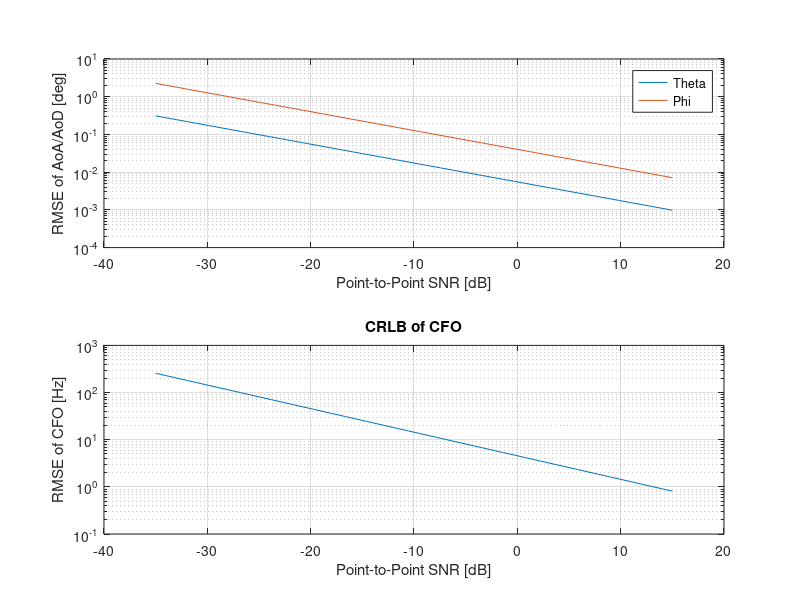

Reproduce this figure in MATLAB.
%-------------------------------------
% Script control parameter
%-------------------------------------
clear;clc;
rng(3); %random seed
% load probe_BF
%-------------------------------------
% System Parameters
%-------------------------------------
path_num = 1; % Num of rays in a cluster
Nr = 8; % Number of antenna in Rx
Nt = 64;
M = 32; % Length of training
MCtimes = 50; % Num of Monte Carlo Sim.
AOAspread2 = 0;
AOAspread = 0;
AODspread2 = 0;
AODspread = 0;
SNR_num = 50;
SNR_range = linspace(-35,15,SNR_num);
Ts = 1/(50e6);
Nb = 512;
CFO_ppm = 1; % CFO in ppm
CFO = 28e9/1e6*CFO_ppm; % With unit Hz
eF = CFO*Ts*2*pi; % 
P = 128;
DFT = dftmtx(P);

% For loop for Monte Carlo Simulations (realization of g, angle spread, and beamformer)
for MCindex = 1:MCtimes
    
    clc
    fprintf('iteration %d:\n',MCindex);
    
    % Receiver beamformer: 1) quasi-omni beam from random steering mtx; 2)
    % directional beam from angle steering vector
    probe_Rx_BF = (randi(2,Nr,M)*2-3) + 1j * (randi(2,Nr,M)*2-3);
    W = probe_Rx_BF./norm(probe_Rx_BF,'fro')*sqrt(M);
    
    probe_Tx_BF = (randi(2,Nt,M)*2-3) + 1j * (randi(2,Nt,M)*2-3);
    F = probe_Tx_BF./norm(probe_Tx_BF,'fro')*sqrt(Nt*M);
    
%     probe_Tx_BF = ones(Nt,M);
%     F = probe_Tx_BF./norm(probe_Tx_BF,'fro')*sqrt(Nt*M);   

    % AoA of rays with disired seperation
    phi = zeros(path_num,1);
    phi0 = 0/180*pi;
    phi = phi0 + randn(path_num,1) * AOAspread;

    % AoD of rays with disired seperation
    theta = zeros(path_num,1);
    theta0 = 0/180*pi;
    theta = theta0 + randn(path_num,1) * AODspread;

%     % Gain
%     g_cmplx = exp(1j*rand(ray_num,1)*2*pi)/sqrt(ray_num);
%     g = g_cmplx;
    % Rotate of ray
    tau = rand * (200e-9);
    tau_samp = mod(tau/Ts*2*pi,2*pi);
    g_ray = (randn+1j*randn)/sqrt(2);

    % Pre-compute some vectors/matrices in FIM
    for pathindex = 1:path_num

        % Spatial response and its derivative over phi
        arx(:,pathindex) = exp(1j * pi * (0:Nr-1)' * sin(phi(pathindex)))/sqrt(Nr);
        Darx(:,pathindex) = 1j * pi * (0:Nr-1)' * cos(phi(pathindex));
        drx(:,pathindex) = Darx(:,pathindex).*arx(:,pathindex);

        % Spatial response and its derivative over theta
        atx(:,pathindex) = exp(1j * pi * (0:Nt-1)' * sin(theta(pathindex)))/sqrt(Nt);
        Datx(:,pathindex) = 1j * pi * (0:Nt-1)' * cos(theta(pathindex));
        dtx(:,pathindex) = Datx(:,pathindex).*atx(:,pathindex);
        
        % Delay response and its derivative over tau
        fvec(:,pathindex) = exp(1j * (0:P-1)' * tau_samp);
        Dfvec(:,pathindex) = 1j * (0:P-1)';
        dfvec(:,pathindex) = Dfvec(:,pathindex).*fvec(:,pathindex);
    end
    
    % About CFO and its derivative
    qvec = exp(1j * (0:P-1)' * eF);
    for mm=1:M
        timeindex = ((mm-1)*Nb+0):((mm-1)*Nb+P-1);
        Dqvec(:,mm) = 1j * (timeindex).';
        dqvec(:,mm) = exp(1j*Nb*(mm-1)*CFO)*qvec.*Dqvec(:,mm);
    end
    
    
    % Evaluation of FIM with multiple rays

    % Pre-compute some equations, vecx, vecalpha, vecbeta
    % vecx is derivative of phi_0 in f(r,eta)
    vaa = zeros(M,1);
    vad = zeros(M,1);
    vda = zeros(M,1);
    
    % Zero initialization of vectors for FIM
    vdcfo = zeros(P*M,1);
    vdtheta = zeros(P*M,1);
    vdphi = zeros(P*M,1);
    vdtau = zeros(P*M,1);
    vdalpha = zeros(P*M,1);
    vdbeta = zeros(P*M,1);
    
    % Precomputation of vectors for FIM
    symb = exp(1j*rand(P,1)*2*pi);
    for ll=1:path_num
        for mm=1:M
            index = (mm-1)*P+1:mm*P;
            vdcfo(index) = g_ray(ll) * (W(:,mm)'*arx(:,ll)) * conj(F(:,mm)'*atx(:,ll))...
                *(diag(dqvec(:,mm))*DFT'*(fvec.*symb)) * exp(1j*Nb*(mm-1)*CFO);
            vdtheta(index) = g_ray(ll) * (W(:,mm)'*arx(:,ll)) * conj(F(:,mm)'*dtx(:,ll))...
                *(diag(qvec)*DFT'*(fvec.*symb)) * exp(1j*Nb*(mm-1)*CFO);
            vdphi(index) = g_ray(ll) * (W(:,mm)'*drx(:,ll)) * conj(F(:,mm)'*atx(:,ll))...
                *(diag(qvec)*DFT'*(fvec.*symb)) * exp(1j*Nb*(mm-1)*CFO);
            vdtau(index) = g_ray(ll) * (W(:,mm)'*arx(:,ll)) * conj(F(:,mm)'*atx(:,ll))...
                *(diag(qvec)*DFT'*(dfvec.*symb)) * exp(1j*Nb*(mm-1)*CFO);
            vdalpha(index) = (W(:,mm)'*arx(:,ll)) * conj(F(:,mm)'*atx(:,ll))...
                *(diag(qvec)*DFT'*(fvec.*symb)) * exp(1j*Nb*(mm-1)*CFO);
            vdbeta(index) = 1j * (W(:,mm)'*arx(:,ll)) * conj(F(:,mm)'*atx(:,ll))...
                *(diag(qvec)*DFT'*(fvec.*symb)) * exp(1j*Nb*(mm-1)*CFO);
        end
    end

    %%%%%%%%%%%%%%%%%%%%%%%%%%%%%%%%%%%%%%%%%%%%%
    % Evaluation of J_{0,0} part, a 6 by 6 matrix
    %%%%%%%%%%%%%%%%%%%%%%%%%%%%%%%%%%%%%%%%%%%%%
    J_00 = zeros(6,6);

    % Partial of CFO and CFO
    J_00(1,1) = real((vdcfo)' * (vdcfo));
    
    % Partial of CFO and theta
    J_00(1,2) = real((vdcfo)' * (vdtheta));
    J_00(2,1) = J_00(1,2);
    
    % Partial of CFO and phi
    J_00(1,3) = real((vdcfo)' * (vdphi));
    J_00(3,1) = J_00(1,3);
    
    % Partial of CFO and tau
    J_00(1,4) = real((vdcfo)' * (vdtau));
    J_00(4,1) = J_00(1,4);
    
    % Partial of CFO and alpha & beta
    J_00(1,5) = real((vdcfo)' * (vdalpha));
    J_00(5,1) = J_00(1,5);
    
    J_00(1,6) = real((vdcfo)' * (vdbeta));
    J_00(6,1) = J_00(1,6);


    % Partial of theta and theta              
    J_00(2,2) = real((vdtheta)' * (vdtheta));

    % Partial of theta and phi
    J_00(2,3) = real((vdtheta)' * (vdphi));
    J_00(3,2) = J_00(2,3);

    % Partial of theta and tau
    J_00(2,4) = real((vdtheta)' * (vdtau));
    J_00(4,2) = J_00(2,4);
    
    % Partial of theta and gain
    J_00(2,5) = real((vdtheta)' * (vdalpha));
    J_00(5,2) = J_00(2,5);
    
    J_00(2,6) = real((vdtheta)' * (vdbeta));
    J_00(6,2) = J_00(2,6);

    % Partial phi and phi
    J_00(3,3) = real((vdphi)' * (vdphi));
    
    % Partial phi and tau
    J_00(3,4) = real((vdphi)' * (vdtau));
    J_00(4,3) = J_00(3,4);  
    
    % Partial phi and gain
    J_00(3,5) = real((vdphi)' * (vdalpha));
    J_00(5,3) = J_00(3,5);  
    
    J_00(3,6) = real((vdphi)' * (vdbeta));
    J_00(6,3) = J_00(3,6);  
    
    % Partial tau and tau
    J_00(4,4) = real((vdtau)' * (vdtau));
    
    % Partial tau and gain
    J_00(4,5) = real((vdtau)' * (vdalpha));
    J_00(5,4) = J_00(4,5);  
    
    J_00(4,6) = real((vdtau)' * (vdbeta));
    J_00(6,4) = J_00(4,6);

    % Partial gain 
    J_00(5,5) = real((vdalpha)' * (vdalpha));
    J_00(6,6) = real((vdbeta)' * (vdbeta));
    
    
    % For loop for SNR
    for ss = 1:SNR_num
        
        % SNR
        sigman2 = 10^(-SNR_range(ss)/10);
        
        % Evaluate FIM
        J = 2/sigman2 * J_00;
        
        % Evaluation of FIM with single rays
%         temp = inv(J(1:3,1:3));
        temp = inv(J);
        % RMSE evaluation from CRLB perspective
        CRLB_CFO(ss,MCindex) = sqrt(temp(1,1))*(1/Ts/2/pi);
        CRLB_theta(ss,MCindex) = sqrt(temp(2,2))*(1/pi*180);
        CRLB_phi(ss,MCindex) = sqrt(temp(3,3))*(1/pi*180);
    end
end
%% Plot CRLB of angle est./tracking
figure
subplot(211)
semilogy(SNR_range,mean(CRLB_theta,2));hold on
semilogy(SNR_range,mean(CRLB_phi,2));hold on
grid on
legend('Theta','Phi')
xlabel('Point-to-Point SNR [dB]')
ylabel('RMSE of AoA/AoD [deg]')

subplot(212)
semilogy(SNR_range,mean(CRLB_CFO,2));hold on
grid on
title('CRLB of CFO')
xlabel('Point-to-Point SNR [dB]')
ylabel('RMSE of CFO [Hz]')

% figure
% semilogy(SNR_range,mean(CRLB_rest1,2));hold on
% semilogy(SNR_range,mean(CRLB_rest1,2));hold on
% grid on
% legend('CRLB Ray 1','CRLB Ray 2')
